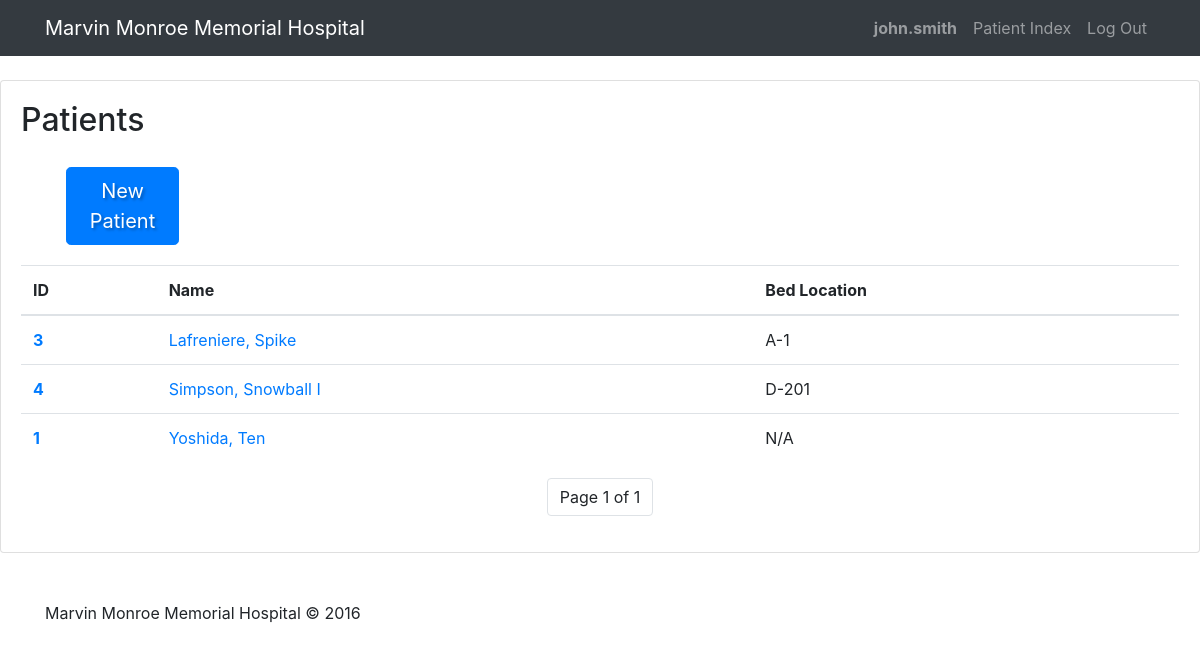
The app's page /patientindex (signed in) with its own data.
### hms/models.py (models this page shows, shortened)
class User(AbstractUser):
    pass

class Patient(models.Model):
    GENDER_CHOICES = [
        ('M', 'Male'),
        ('F', 'Female'),
        ('O', 'Other')
    ]
    BLOOD_TYPES = [
        ('APOS', 'A+'),
        ('ANEG', 'A-'),
        ('BPOS', 'B+'),
        ('BNEG', 'B-'),
        ('OPOS', 'O+'),
        ('ONEG', 'O-'),
        ('ABPOS', 'AB+'),
        ('ABNEG', 'AB-'),
        ('UNKNOWN', 'Unknown')
    ]
    first_name = models.CharField(max_length=200, blank=True, default='N/A')
    last_name = models.CharField(max_length=200, blank=True, default='N/A')
    gender = models.CharField(max_length=100, null=True, blank=True, default='Other', choices=GENDER_CHOICES)
    address = models.CharField(max_length=400, blank=True, default='N/A')
    birth_date = models.DateField(null=True, blank=True, default='N/A')
    phone = models.CharField(max_length=200, blank=True, default='N/A')
    email = models.CharField(max_length=200, blank=True, default='N/A')
    avatar = models.ImageField(null=True, blank=True)
    height_cm = models.DecimalField(default="0.00", decimal_places=2, max_digits=5, blank=True, null=True)
    weight_kg = models.DecimalField(default="0.00", decimal_places=2, max_digits=50, blank=True, null=True)
    blood_type = models.CharField(max_length=100, null=True, default="Unknown", choices=BLOOD_TYPES)
    contact_name = models.CharField(max_length=200, blank=True, default='N/A')
    contact_relationship = models.CharField(max_length=200, blank=True, default='N/A')
    contact_phone = models.CharField(max_length=200, blank=True, default='N/A')
    contact_email = models.CharField(max_length=200, blank=True, default='N/A')
    insurance_policy_provider = models.CharField(max_length=200, blank=True, default='N/A')
    insurance_policy_number = models.CharField(max_length=200, blank=True, default='N/A')
    bed_location = models.CharField(max_length=200, blank=True, default='N/A')
    timestamp = models.DateTimeField(auto_now_add=True)

### hms/views.py (the view)
# urls.py: path("patientindex", views.patientindex, name="patientindex"),
@login_required(login_url='login') # From https://docs.djangoproject.com/en/dev/ref/settings/#login-redirect-url
def patientindex(request):
    patients= Patient.objects.order_by('last_name').all()
    paginator = Paginator(patients, 20) # Show 20 patients per page.
    page_number = request.GET.get('page')
    page_obj = paginator.get_page(page_number)
    context = {"patients": page_obj}
    return render(request, "hms/patientindex.html", context)

### hms/templates/hms/patientindex.html (shortened to what this page needs)
{% extends "hms/layout.html" %}
{% load static %}
{% block body %}
<br>
<div class="row">
	<div class="col">
		<div class="card card-body">
      		<h2>Patients</h2>
      		<div class="col col-lg-2">
      			<div class="card card-body border-0">
					<a class="btn btn-primary btn-lg splash-but" role="button" href="{% url 'addpatient' %}">New Patient</a>
      			</div>
      		</div>
			<div>
      		{% if patients %}
        		<table class="table">
          			<thead>
            			<tr>
              				<th scope="col">ID</th>
              				<th scope="col">Name</th>
              				<th scope="col">Bed Location</th>
            			</tr>
          			</thead>
          			<tbody>
            			{% for patient in patients %}
            					<tr>
              						<th scope="row" id="patient-{{ patient.id }}"><a href="{% url 'patient' patient.id %}" class="rowlink">{{ patient.id }}</a></th>
              						<td id="name-{{ patient.id }}"><a href="{% url 'patient' patient.id %}" class="rowlink">{{ patient.last_name }}, {{ patient.first_name }}</a></td>
              						<td id="location-{{ patient.id }}">{{ patient.bed_location }}</td>
            					</tr>
            			{% endfor %}
          			</tbody>
        		</table>
				<nav>
					<ul class="pagination justify-content-center">
    					<li class="page-item"><a class="page-link">Page {{ patients.number }} of {{ patients.paginator.num_pages }}</a></li>
    				</ul>
				</nav>
      		{% else %}
        		<p>No patients recorded!</p>
      		{% endif %}
      		</div>
		</div>
	</div>
</div>
<br>
{% endblock %}

### hms/templates/hms/layout.html (shortened to what this page needs)
{% load static %}
<!DOCTYPE html>
<html>
<head>
    <link rel="stylesheet" href="https://stackpath.bootstrapcdn.com/bootstrap/4.3.1/css/bootstrap.min.css">
    <link rel="stylesheet" href="{% static 'styles.css' %}">
</head>
<body>
    <nav class="navbar navbar-dark navbar-expand-sm bg-dark">
        <div class="container">
            <a class="navbar-brand" href="{% url 'index' %}">Marvin Monroe Memorial Hospital</a>
            <div class="collapse navbar-collapse">
                <ul class="nav navbar-nav ml-auto">
                    {% if user.is_authenticated %}
                        <li class="nav-item">
                            <a class="nav-link" href=""><strong>{{ user.username }}</strong></a>
                        </li>
                    {% endif %}
                    {% if user.is_authenticated %}
                        <li class="nav-item">
                            <a class="nav-link" href="{% url 'patientindex' %}">Patient Index</a>
                        </li>
                        <li class="nav-item">
                            <a class="nav-link" href="{% url 'logout' %}">Log Out</a>
                        </li>
                    {% endif %}
                </ul>
            </div>
        </div>
    </nav>
    <div class="body">
        {% block body %}
        {% endblock %}
    </div>
    <br>
    <footer class="site-footer">
        <div class="row">
            <div class="container">
                <span>Marvin Monroe Memorial Hospital © 2016</span>
            </div>
        </div>
    </footer>
</body>
</html>

### hms/static/styles.css (style rules this page uses)
.splash-but { float: right; text-transform: capitalize; margin-left: 10px; color: #fff; text-shadow: 2px 2px 3px rgba(0,0,0,.3); }

### records on screen
User: username "john.smith"
Patient: id "3", last_name "Lafreniere", first_name "Spike", bed_location "A-1"
Patient: id "4", last_name "Simpson", first_name "Snowball I", bed_location "D-201"
Patient: id "1", last_name "Yoshida", first_name "Ten", bed_location "N/A"

### other values on screen
{{ patients.number }} "1"
{{ patients.paginator.num_pages }} "1"
